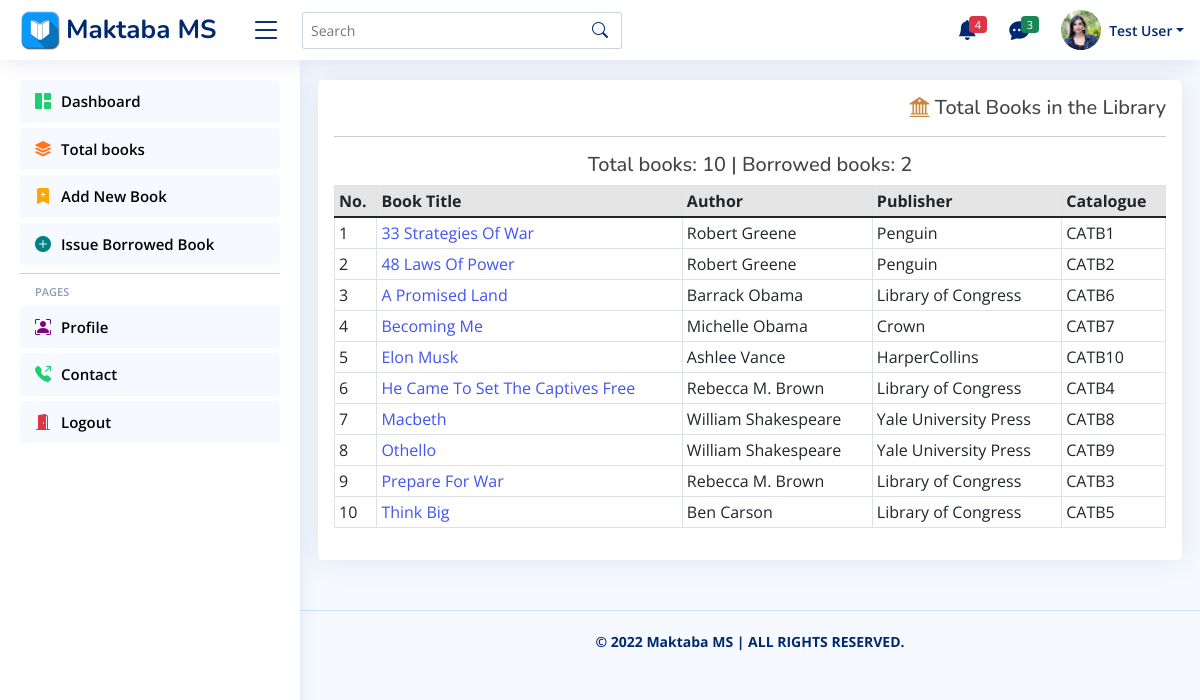
Page /maktaba/books/book-details/ (signed in) on the committed database.
### staff/models.py (models this page shows, shortened)
class Librarian(models.Model):
    id = models.CharField(max_length=10, primary_key=True, editable=False, unique=True)
    lib = models.OneToOneField(User, on_delete=models.CASCADE, editable=False)
    dp = models.ImageField(upload_to='Dps/', default='default.png')
    gender = models.CharField(max_length=10, blank=False)
    mobile_no = models.CharField(max_length=14, blank=False)
    library = models.CharField(max_length=50, blank=False)
    location = models.CharField(max_length=100, blank=False)
    role = models.CharField(max_length=10, blank=False)
    created = models.DateTimeField(auto_now_add=True)
    edited = models.DateTimeField(auto_now=True)
    def __str__(self):
        return f'{self.lib.username}'
    class Meta:
        ordering = ['lib']

class Book(models.Model):
    ref_no = models.CharField(max_length=12, primary_key=True, unique=True, editable=False)
    catalogue = models.CharField(max_length=20, blank=False)
    title = models.CharField(max_length=100, blank=False)
    author = models.CharField(max_length=100, blank=False)
    published = models.CharField(max_length=4, blank=False)
    publisher = models.CharField(max_length=50, blank=False)
    type = models.CharField(max_length=60, blank=False)
    image = models.ImageField(upload_to='Books/', default='icon.png')
    rating = models.CharField(max_length=3, blank=True)
    added = models.DateTimeField(auto_now_add=True)
    updated = models.DateTimeField(auto_now=True)
    class Meta:
        ordering = ['title']

### staff/views.py (the view)
# urls.py: path('books/book-details/', views.bookslist_view, name='books'),
@login_required(login_url='login')
@user_passes_test(lambda user: user.is_staff)
def bookslist_view(request):
    books_lib = Book.objects.all().order_by('title')
    borrowed_books = Student.objects.filter(returned=False)
    editform = AddNewBookForm()
    if request.method == 'POST':
        editform = AddNewBookForm(request.POST,)
    context = {
        'books_in_the_library': books_lib, 'total_books': books_lib.count(), 'borrowed': borrowed_books.count(),
        'editform': editform,
        }
    return render(request, 'staff/books.html', context)

### staff/forms.py
class AddNewBookForm(forms.ModelForm):
    CHOICE_TYPE = (
        (None, '-- Select type of this book --'),
        ('Biography', 'Biography'),
        ('Biology', 'Biology'),
        ('Chemistry', 'Chemistry'),
        ('Encyclopedia', 'Encyclopedia'),
        ('Geography', 'Geography'),
        ('History', 'History'),
        ('Inspirational', 'Inspirational'),
        ('Mathematics', 'Mathematics'),
        ('Novel', 'Novel'),
        ('Physics', 'Physics'),
        ('Science', 'Science'),
        ('Religion', 'Religion'),
        ('Textbook', 'Textbook'),
    )
    published = forms.CharField(widget=forms.TextInput(attrs={'type': 'text', 'maxlength': '4'}))
    type = forms.ChoiceField(widget=forms.Select(attrs={'type': 'select'}), label='Type of book', choices=CHOICE_TYPE)
    class Meta:
        model = Book
        exclude = ['rating']

### staff/templates/staff/books.html (shortened to what this page needs)
{% extends 'staff/base.html' %}{% block title %}Books in the Library{% endblock %}
{% load static %}{% load crispy_forms_tags %}
    {% block content %}
    <main class="main" id="main">
        <section class="section dashboard">
            <div class="row">
                <div class="card card-body p-3">
                    <h5 class="text-end"><i class="bi bi-bank2" style="color:peru"></i> Total Books in the Library</h5><hr class="dropdown-divider mb-3">
                    <h5 class="text-center">Total books: {{total_books}} | Borrowed books: {{borrowed}}</h5>
                    <div class="table-responsive">
                        <table class="table table-sm table-bordered table-condensed table-hover">
                            <thead>
                                <tr class="table-active">
                                    <th>No.</th>
                                    <th>Book Title</th>
                                    <th>Author</th>
                                    <th>Publisher</th>
                                    <th>Catalogue</th>
                                </tr>
                            </thead>
                            <tbody>
                                {% for book in books_in_the_library %}
                                <tr>
                                    <td>{{ forloop.counter }}</td>
                                    <td><a href="{% url 'books' %}" data-bs-toggle="modal" data-bs-target="#book-info-{{book.ref_no}}">{{ book.title|title }}</a></td>
                                    <td>{{ book.author }}</td>
                                    <td>{{ book.publisher }}</td>
                                    <td>{{ book.catalogue }}</td>
                                </tr>
                                {% empty %}
                                <tr><td colspan="5" class="text-muted text-center p-2">No data available</td></tr>
                                {% endfor %}
                            </tbody>
                        </table>
                    </div>
                </div>
            </div>
        </section>
    </main>
    {% endblock %}

### staff/templates/staff/base.html (shortened to what this page needs)
    {% load static %}
    <link href="{% static 'bootstrap/css/bootstrap.min.css' %}" rel="stylesheet">
    <link href="{% static 'bootstrap-icons/bootstrap-icons.css' %}" rel="stylesheet">
    <link href="{% static 'boxicons/css/boxicons.min.css' %}" rel="stylesheet">
    <link href="{% static 'remixicon/remixicon.css' %}" rel="stylesheet">
    <link href="{% static 'style.css' %}" rel="stylesheet">
    <header id="header" class="header fixed-top d-flex align-items-center">
        <div class="d-flex align-items-center justify-content-between">
            {% if user.is_authenticated %}
            {% if request.user.librarian.library == "" and request.user.librarian.role == "" %}
            <a href="{% url 'profile' %}" class="logo d-flex align-items-center">
                <img src="{% static 'icons/favicon.jpg' %}" alt="logo">
                <span class="d-none d-lg-block">Maktaba MS</span>
            </a>{% else %}
            <a href="{% url 'homepage' %}" class="logo d-flex align-items-center">
                <img src="{% static 'icons/favicon.jpg' %}" alt="logo">
                <span class="d-none d-lg-block">Maktaba MS</span>
            </a>{% endif %}
            {% else %}
            <a href="{% url 'login' %}" class="logo d-flex align-items-center">
                <img src="{% static 'icons/favicon.jpg' %}" alt="logo">
                <span class="d-none d-lg-block">Maktaba MS</span>
            </a>{% endif %}
            {% if user.is_authenticated %}<i class="bi bi-list toggle-sidebar-btn"></i>{% endif %}
        </div>
        {% if user.is_authenticated %}
        <div class="search-bar mt-3">
          <form class="search-form d-flex align-items-center" method="POST" action="#">
            <input type="text" name="query" placeholder="Search" title="Enter search keyword">
            <button type="submit" title="Search"><i class="bi bi-search"></i></button>
          </form>
        </div>
        <nav class="header-nav ms-auto">
          <ul class="d-flex align-items-center">
                <li class="nav-item dropdown">
                    <a class="nav-link nav-icon" href="#" data-bs-toggle="dropdown">
                        <i class="bi bi-bell-fill"></i>
                        <span class="badge bg-danger badge-number">4</span>
                    </a>
                </li>
                <li class="nav-item dropdown">
                    <a class="nav-link nav-icon" href="#" data-bs-toggle="dropdown">
                        <i class="bi bi-chat-dots-fill"></i>
                        <span class="badge bg-success badge-number">3</span>
                    </a>
                </li>
                <li class="nav-item dropdown pe-3">
                    <a class="nav-link nav-profile d-flex align-items-center pe-0" href="#" data-bs-toggle="dropdown">
                        <img src="{{request.user.librarian.dp.url}}" alt="Profile" class="rounded-circle">
                        <span class="d-none d-md-block dropdown-toggle ps-2">{{request.user.librarian|title}}</span>
                    </a>
                </li>
            </ul>
        </nav>
        {% endif %}
    </header>
    {% if user.is_authenticated %}
    <aside id="sidebar" class="sidebar">
        <ul class="sidebar-nav" id="sidebar-nav">{% if request.user.librarian.library != "" and request.user.librarian.role != "" %}
            <li class="nav-item">
                <a class="nav-link" href="{% url 'homepage' %}">
                    <i class="bi bi-grid-1x2-fill"></i>
                    <span>Dashboard</span>
                </a>
            </li>
            <li class="nav-item">
                <a class="nav-link" href="{% url 'books' %}">
                    <i class="bi bi-stack"></i><span>Total books</span>
                </a>
            </li>
            <li class="nav-item">
                <a class="nav-link" href="{% url 'homepage' %}" data-bs-toggle="modal" data-bs-target="#newbook-form">
                    <i class="bi bi-bookmark-plus-fill"></i><span>Add New Book</span>
                </a>
            </li>
            <li class="nav-item">
                <a class="nav-link" href="{% url 'homepage' %}" data-bs-toggle="modal" data-bs-target="#borrow-form">
                    <i class="bi bi-plus-circle-fill"></i><span>Issue Borrowed Book</span>
                </a>
            </li>
            <li><hr class="dropdown-divider"></li>
            <li class="nav-heading">Pages</li>
            <li class="nav-item">
                <a class="nav-link" href="{% url 'profile' %}">
                    <i class="bi bi-person-bounding-box"></i>
                    <span>Profile</span>
                </a>
            </li>
            <li class="nav-item">
                <a class="nav-link" href="{% url 'homepage' %}" data-bs-toggle="modal" data-bs-target="#contact-form">
                    <i class="bi bi-telephone-outbound-fill"></i>
                    <span>Contact</span>
                </a>
            </li>
            {% else %}
            <li class="nav-item">
                <a class="nav-link" href="{% url 'homepage' %}" data-bs-toggle="modal" data-bs-target="#borrow-form">
                    <i class="bi bi-exclamation-triangle-fill"></i><span>Update your profile</span>
                </a>
            </li>{% endif %}
            <li class="nav-item">
                <a class="nav-link" href="{% url 'logout' %}">
                    <i class="bi bi-door-open-fill"></i>
                    <span>Logout</span>
                </a>
            </li>
        </ul>
    </aside>
    {% endif %}
    {% block content %}
    {% endblock %}
    {% if user.is_authenticated %}
    <footer id="footer" class="footer">
        <div class="copyright">
            <strong>&copy; 2022 <span>Maktaba MS</span> | ALL RIGHTS RESERVED.</strong>
        </div>
    </footer>
    {% else %}
    <footer class="footer">
        <div class="copyright">
            <strong>&copy; 2022 <span>Maktaba MS</span> | ALL RIGHTS RESERVED.</strong>
        </div>
    </footer>{% endif %}

### static/css/style.css (style rules this page uses)
a { color: #4154f1; text-decoration: none; }
h1, h2, h3, h4, h5, h6 { font-family: "Nunito", sans-serif; }
#main { margin-top: 60px; padding: 20px 30px; transition: all 0.3s; }
.card { margin-bottom: 30px; border: none; border-radius: 5px; box-shadow: 0px 0 30px rgba(1, 41, 112, 0.1); }
.card-body { padding: 0 20px 20px 20px; }
.logo { line-height: 1; }
@media (min-width: 1200px) { .logo { width: 220px; } }
.logo img { max-height: 40px; margin-right: 6px; }
.logo span { font-size: 26px; font-weight: 700; color: #012970; font-family: "Nunito", sans-serif; }
.header { transition: all 0.5s; z-index: 997; height: 60px; box-shadow: 0px 2px 20px rgba(1, 41, 112, 0.1); background-color: #fff; padding-left: 20px; }
.header .toggle-sidebar-btn { font-size: 32px; padding-left: 10px; cursor: pointer; color: #012970; }
.header .search-bar { min-width: 360px; padding: 0 20px; }
.header .search-form { width: 100%; }
.header .search-form input { border: 0; font-size: 14px; color: #012970; border: 1px solid rgba(1, 41, 112, 0.2); padding: 7px 38px 7px 8px; border-radius: 3px; transition: 0.3s; width: 100%; }
.header .search-form button { border: 0; padding: 0; margin-left: -30px; background: none; }
.header .search-form button i { color: #012970; }
.header-nav ul { list-style: none; }
.header-nav > ul { margin: 0; padding: 0; }
.header-nav .nav-icon { font-size: 20px; color: #012970; }
.header-nav .nav-profile { color: #012970; }
.header-nav .nav-profile img { height: 40px; width: 40px; }
.header-nav .nav-profile span { font-size: 14px; font-weight: 600; }
.header-nav .badge-number { position: absolute; inset: 4px 6px auto auto; font-weight: normal; font-size: 11px; padding: 3px 6px; }
.sidebar { position: fixed; top: 60px; left: 0; bottom: 0; width: 300px; z-index: 996; transition: all 0.3s; padding: 20px; overflow-y: auto; scrollbar-width: thin; scrollbar-color: #aab7cf transparent; box-shadow: 0px 0px 20px rgba(1, 41, 112, 0.1); background-color: #fff; }
@media (min-width: 1200px) { #main, #footer { margin-left: 300px; } }
.sidebar-nav { padding: 0; margin: 0; list-style: none; }
.sidebar-nav li { padding: 0; margin: 0; list-style: none; }
.sidebar-nav .nav-item { margin-bottom: 5px; }
.sidebar-nav .nav-heading { font-size: 11px; text-transform: uppercase; color: #899bbd; font-weight: 600; margin: 10px 0 5px 15px; }
.sidebar-nav .nav-link { display: flex; align-items: center; font-size: 15px; font-weight: 600; color: BLACK; transition: 0.3; background: #f6f9ff; padding: 10px 15px; border-radius: 4px; }
.sidebar-nav .nav-link i { font-size: 16px; margin-right: 10px; color: #4154f1; }
.sidebar-nav .nav-link .bi-grid-1x2-fill { color: #18d26e; }
.sidebar-nav .nav-link .bi-stack { color: #ff771d; }
.sidebar-nav .nav-link .bi-bookmark-plus-fill { color: orange; }
.sidebar-nav .nav-link .bi-plus-circle-fill { color: teal; }
.sidebar-nav .nav-link .bi-person-bounding-box { color: purple; }
.sidebar-nav .nav-link .bi-telephone-outbound-fill { color: #18d26e }
.sidebar-nav .nav-link .bi-door-open-fill, .sidebar-nav .nav-link .bi-exclamation-triangle-fill { color: #dd3545; }
.footer { padding: 20px 0; font-size: 14px; transition: all 0.3s; border-top: 1px solid #cddfff; }
.footer .copyright { text-align: center; color: #012970; }

### rows in the picture
Book: title "33 Strategies Of War", author "Robert Greene", publisher "Penguin", catalogue "CATB1"
Book: title "48 Laws Of Power", author "Robert Greene", publisher "Penguin", catalogue "CATB2"
Book: title "A Promised Land", author "Barrack Obama", publisher "Library of Congress", catalogue "CATB6"
Book: title "Becoming Me", author "Michelle Obama", publisher "Crown", catalogue "CATB7"
Book: title "Elon Musk", author "Ashlee Vance", publisher "HarperCollins", catalogue "CATB10"
Book: title "He Came To Set The Captives Free", author "Rebecca M. Brown", publisher "Library of Congress", catalogue "CATB4"
Book: title "Macbeth", author "William Shakespeare", publisher "Yale University Press", catalogue "CATB8"
Book: title "Othello", author "William Shakespeare", publisher "Yale University Press", catalogue "CATB9"
Book: title "Prepare For War", author "Rebecca M. Brown", publisher "Library of Congress", catalogue "CATB3"
Book: title "Think Big", author "Ben Carson", publisher "Library of Congress", catalogue "CATB5"

### other values in the picture
{{ request.user.librarian|title }} "Test User"
{{ total_books }} "10"
{{ borrowed }} "2"
